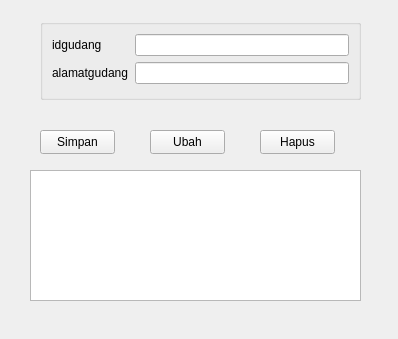
<?xml version="1.0" encoding="UTF-8"?>
<ui version="4.0">
 <class>FormGudang</class>
 <widget class="QWidget" name="FormGudang">
  <property name="geometry">
   <rect>
    <x>0</x>
    <y>0</y>
    <width>398</width>
    <height>339</height>
   </rect>
  </property>
  <property name="windowTitle">
   <string>Form</string>
  </property>
  <widget class="QPushButton" name="pushButton_3">
   <property name="geometry">
    <rect>
     <x>260</x>
     <y>130</y>
     <width>75</width>
     <height>24</height>
    </rect>
   </property>
   <property name="text">
    <string>Hapus</string>
   </property>
  </widget>
  <widget class="QGroupBox" name="formGroupBox">
   <property name="geometry">
    <rect>
     <x>40</x>
     <y>19</y>
     <width>321</width>
     <height>81</height>
    </rect>
   </property>
   <layout class="QFormLayout" name="formLayout">
    <item row="0" column="0">
     <widget class="QLabel" name="idgudangLabel">
      <property name="text">
       <string>idgudang</string>
      </property>
     </widget>
    </item>
    <item row="0" column="1">
     <widget class="QLineEdit" name="idgudangLineEdit"/>
    </item>
    <item row="1" column="0">
     <widget class="QLabel" name="alamatgudangLabel">
      <property name="text">
       <string>alamatgudang</string>
      </property>
     </widget>
    </item>
    <item row="1" column="1">
     <widget class="QLineEdit" name="alamatgudangLineEdit"/>
    </item>
   </layout>
  </widget>
  <widget class="QPushButton" name="pushButton_2">
   <property name="geometry">
    <rect>
     <x>150</x>
     <y>130</y>
     <width>75</width>
     <height>24</height>
    </rect>
   </property>
   <property name="text">
    <string>Ubah</string>
   </property>
  </widget>
  <widget class="QPushButton" name="pushButton">
   <property name="geometry">
    <rect>
     <x>40</x>
     <y>130</y>
     <width>75</width>
     <height>24</height>
    </rect>
   </property>
   <property name="text">
    <string>Simpan</string>
   </property>
  </widget>
  <widget class="QTableView" name="tableGudang">
   <property name="geometry">
    <rect>
     <x>30</x>
     <y>170</y>
     <width>331</width>
     <height>131</height>
    </rect>
   </property>
  </widget>
 </widget>
 <resources/>
 <connections/>
</ui>
